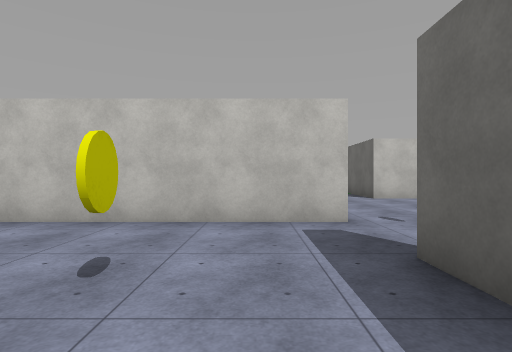
View 1 (above)

18 first-person views from a walk through a 3-D level made in the Unity game engine. The camera is 1.4 m above the floor, looks level and sees 80° across. The floor is counted in squares, 2 m on a side. Each view is taken from the middle of a square. On the plan, view 1 faces up. The plan holds only what a view shows up to about 10 squares ahead; the rest is blank. The player is left out. Surface patterns are stand-ins for the level's own textures.

View 2
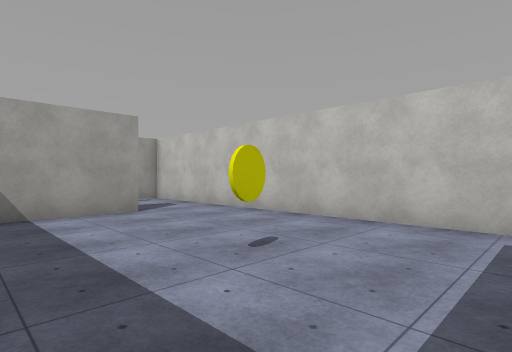

View 3
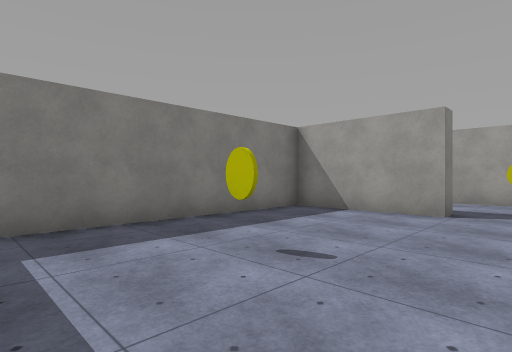

View 4
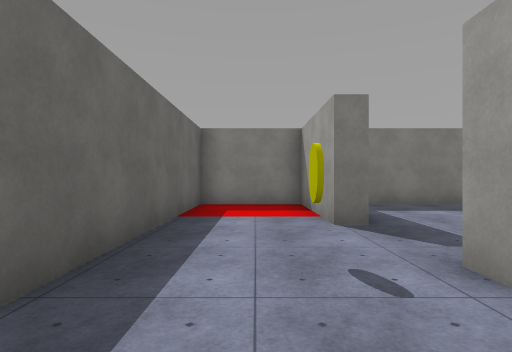

View 5
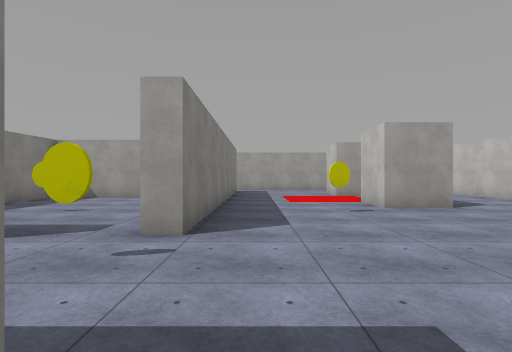

View 6
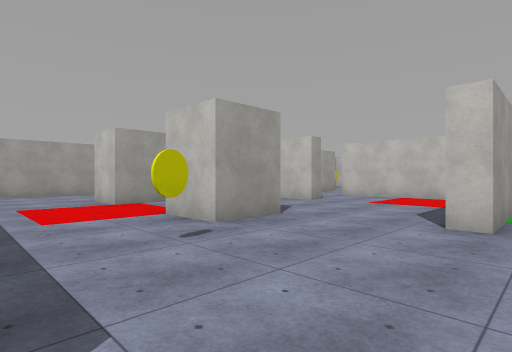

View 7
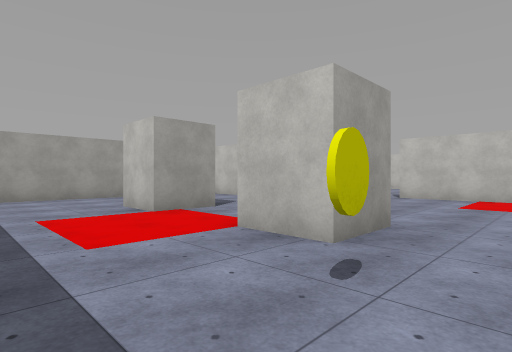

View 8
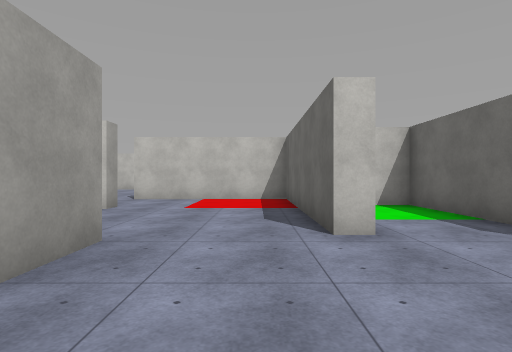

View 9
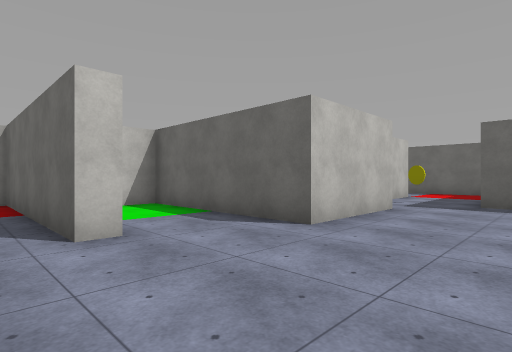

View 10
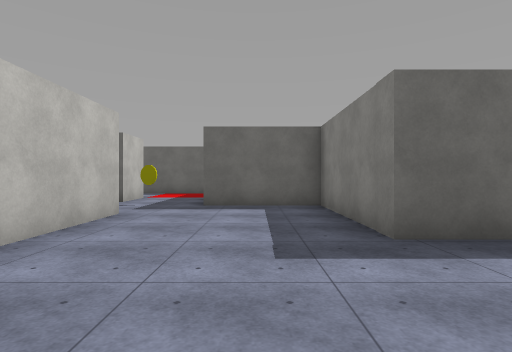

View 11
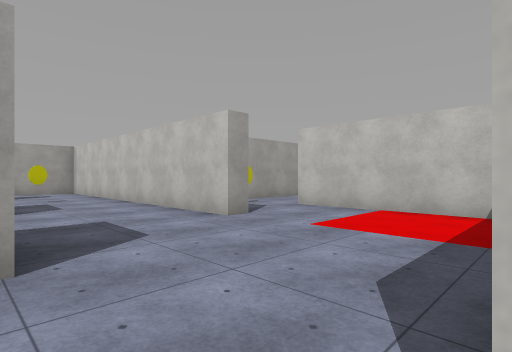

View 12
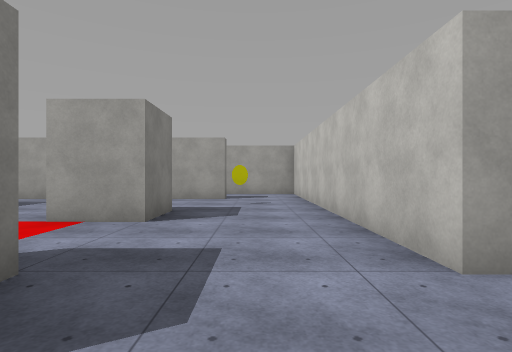

View 13
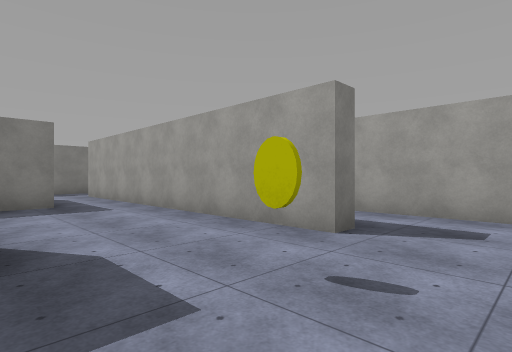

View 14
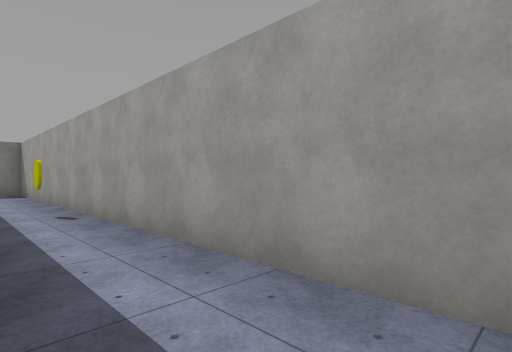

View 15
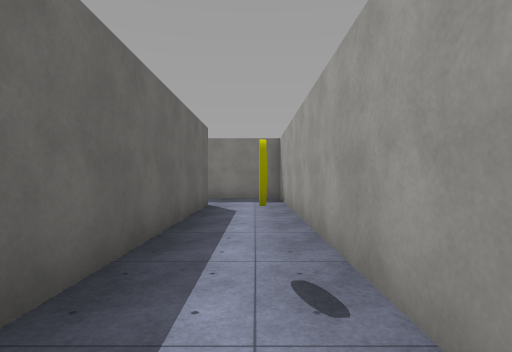

View 16
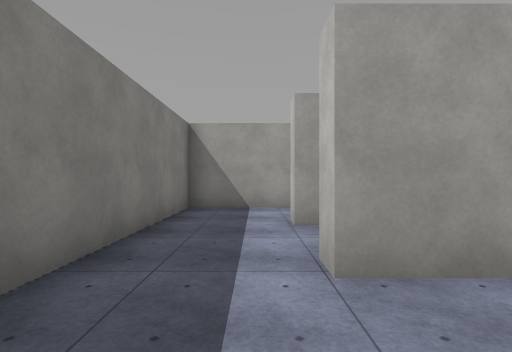

View 17
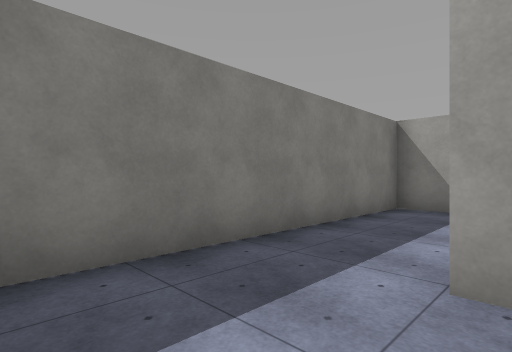

View 18
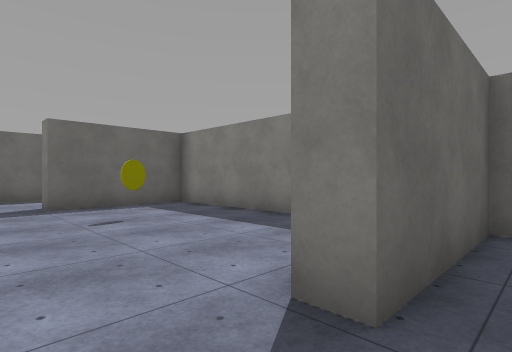

### Floor plan
Points are (right, up) in squares from view 1. A wall is a line through its corners. A room is listed if a view was taken in it or the views show most of it. See-through windows are left out.
Room 1 (views 1, 2, 3)
walls: (1.4, 4.6) (-4.6, 4.6); (-4.9, 2.6) (-4.9, -0.5) (1.4, -0.5) (1.4, 2.6) (1.9, 2.6) (1.9, -0.5) (4.4, -0.5) (4.4, 4.5)
ways out: opening at (2.5, 5) to room 2; opening at (-5, 3.5) to room 5
objects: yellow coin (-1, 2); yellow coin (2, 4)
Room 2 (views 4, 5, 6, 7, 8, 9, 10, 11, 12, 13)
walls: (-4.9, 5.1) (1.4, 5.1) (1.4, 4.6); (-3.2, 14) (-3.2, 13.5) (-11, 13.5); (1.4, 12.6) (1.4, 10.6) (0.9, 10.6) (0.9, 16.2) (-3.8, 16.2); (-8.6, 5.1) (-7.6, 5.1); (-10.3, 11) (-10.3, 1.5); (4.4, 4.5) (4.4, 5.5) (8.2, 5.5) (8.2, 8.2); (-8.1, 1.5) (-8.6, 1.5); (6.8, 9.5) (3.7, 9.5) (3.7, 14.3) (2.9, 14.3); (-10.6, -0.5) (-7.6, -0.5)
ways out: opening at (2.5, 5) to room 1; opening at (-11, 0.5) to room 3; opening at (-11, 12.5) to room 3; opening at (-8, 0.5) to room 4; opening at (-4.5, 17); opening at (7, 9)
objects: yellow coin (-9, 12); other object (-7, 9) to (-6, 10); other object (-5, 15); other object (-3, 9) to (-2, 10); yellow coin (-1, 8)
Room 3 (views 14, 15)
walls: (-10.9, 11) (-10.3, 11); (-10.3, 1.5) (-10.8, 1.5) (-10.8, 7.6); (-12.8, 12.9) (-12.8, -0.5) (-10.6, -0.5)
ways out: opening at (-11, 0.5) to room 2; opening at (-11, 12.5) to room 2
objects: yellow coin (-12, 7)
Room 4 (view 16)
walls: (-7.6, -0.5) (-5.4, -0.5) (-5.4, 1.4)
ways out: opening at (-8, 0.5) to room 2; opening at (-6.5, 2) to room 5
Room 5 (views 17, 18)
walls: (-5.4, 1.4) (-5.4, 2.6) (-4.9, 2.6); (-4.6, 4.6) (-8.1, 4.6) (-8.1, 1.5)
ways out: opening at (-5, 3.5) to room 1; opening at (-6.5, 2) to room 4
objects: other object (-7, 3)

Where each view was taken, in squares from view 1:
view 1: 0 up, 0 right, facing up
view 2: 0 up, 1 right, facing up-left
view 3: 4 up, 1 right, facing down-left
view 4: 7 up, 3 right, facing down
view 5: 6 up, 5 right, facing left
view 6: 6 up, 2 right, facing up-left
view 7: 6 up, 0 right, facing up-left
view 8: 7 up, 0 right, facing up
view 9: 7 up, 0 right, facing up-right
view 10: 7 up, 1 right, facing right
view 11: 10 up, 1 right, facing up-left
view 12: 12 up, 1 left, facing left
view 13: 13 up, 7 left, facing down-left
view 14: 13 up, 11 left, facing down-left
view 15: 9 up, 12 left, facing down
view 16: 1 up, 6 left, facing left
view 17: 2 up, 6 left, facing down-left
view 18: 4 up, 6 left, facing down-right
